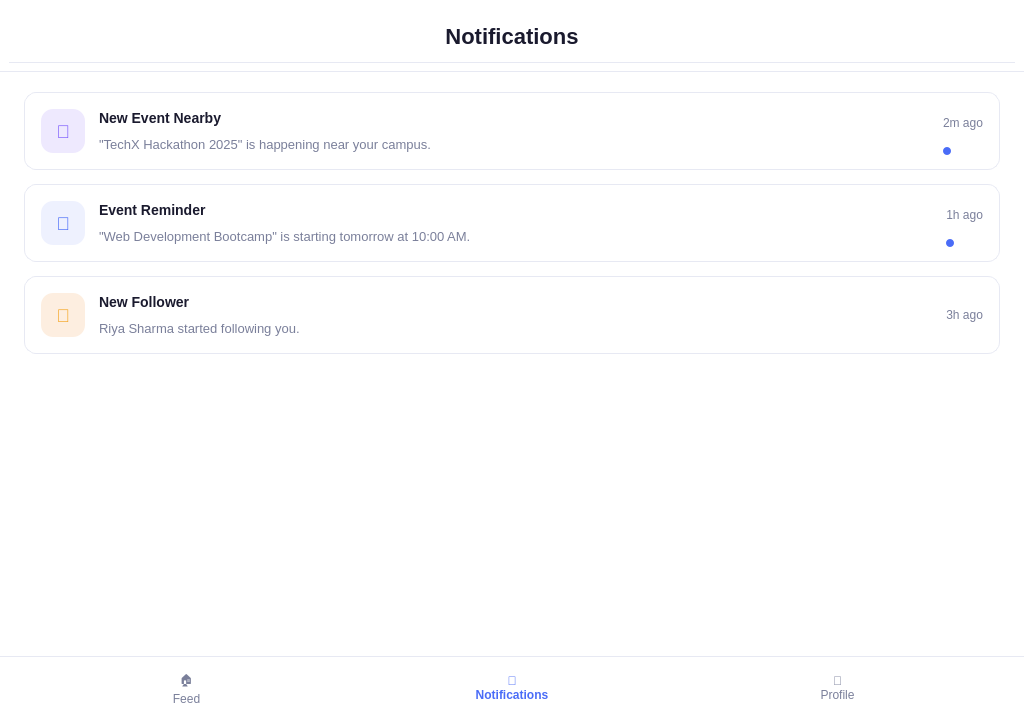
<?xml version="1.0" encoding="UTF-8"?>
<ui version="4.0">
 <class>NotificationsPage</class>
 <widget class="QWidget" name="NotificationsPage">
  <property name="geometry">
   <rect><x>0</x><y>0</y><width>1024</width><height>720</height></rect>
  </property>
  <property name="minimumSize">
   <size><width>800</width><height>600</height></size>
  </property>
  <property name="windowTitle">
   <string>CampusFeed - Notifications</string>
  </property>
  <property name="styleSheet">
   <string notr="true">background-color: #FFFFFF;</string>
  </property>

  <layout class="QVBoxLayout" name="rootLayout">
   <property name="spacing"><number>0</number></property>
   <property name="leftMargin"><number>0</number></property>
   <property name="topMargin"><number>0</number></property>
   <property name="rightMargin"><number>0</number></property>
   <property name="bottomMargin"><number>0</number></property>

   <!-- ===================== HEADER ===================== -->
   <item>
    <widget class="QFrame" name="headerFrame">
     <property name="minimumSize"><size><width>0</width><height>72</height></size></property>
     <property name="maximumSize"><size><width>16777215</width><height>72</height></size></property>
     <property name="styleSheet">
      <string notr="true">border-bottom: 1px solid #E7E9F3;</string>
     </property>
     <layout class="QVBoxLayout" name="headerLayout">
      <item>
       <widget class="QLabel" name="titleLabel">
        <property name="text"><string>Notifications</string></property>
        <property name="alignment"><set>Qt::AlignCenter</set></property>
        <property name="styleSheet">
         <string notr="true">font-size: 22px; font-weight: 700; color: #1A1A2E;</string>
        </property>
       </widget>
      </item>
     </layout>
    </widget>
   </item>

   <!-- ===================== SCROLL AREA (notification list) ===================== -->
   <item>
    <widget class="QScrollArea" name="scrollArea">
     <property name="frameShape"><enum>QFrame::NoFrame</enum></property>
     <property name="widgetResizable"><bool>true</bool></property>
     <property name="styleSheet">
      <string notr="true">QScrollArea { border: none; background: transparent; }</string>
     </property>
     <widget class="QWidget" name="scrollAreaWidgetContents">
      <property name="geometry"><rect><x>0</x><y>0</y><width>984</width><height>640</height></rect></property>
      <property name="styleSheet"><string notr="true">background-color: #FFFFFF;</string></property>

      <layout class="QVBoxLayout" name="cardsLayout">
       <property name="spacing"><number>14</number></property>
       <property name="leftMargin"><number>24</number></property>
       <property name="topMargin"><number>20</number></property>
       <property name="rightMargin"><number>24</number></property>
       <property name="bottomMargin"><number>20</number></property>

       <!-- ============ CARD 1 : New Event Nearby ============ -->
       <item>
        <widget class="QFrame" name="cardEventNearby">
         <property name="minimumSize"><size><width>0</width><height>78</height></size></property>
         <property name="styleSheet">
          <string notr="true">QFrame#cardEventNearby { background-color: #FFFFFF; border: 1px solid #E7E9F3; border-radius: 12px; }</string>
         </property>
         <layout class="QHBoxLayout" name="cardEventNearbyLayout">
          <property name="spacing"><number>14</number></property>
          <property name="leftMargin"><number>16</number></property>
          <property name="topMargin"><number>14</number></property>
          <property name="rightMargin"><number>16</number></property>
          <property name="bottomMargin"><number>14</number></property>

          <item>
           <widget class="QLabel" name="iconEventNearby">
            <property name="minimumSize"><size><width>44</width><height>44</height></size></property>
            <property name="maximumSize"><size><width>44</width><height>44</height></size></property>
            <property name="text"><string>📅</string></property>
            <property name="alignment"><set>Qt::AlignCenter</set></property>
            <property name="styleSheet">
             <string notr="true">background-color: #EEE9FE; color: #7C5CFC; border-radius: 12px; font-size: 18px;</string>
            </property>
           </widget>
          </item>

          <item>
           <layout class="QVBoxLayout" name="textColEventNearby">
            <property name="spacing"><number>4</number></property>
            <item>
             <widget class="QLabel" name="titleEventNearby">
              <property name="text"><string>New Event Nearby</string></property>
              <property name="styleSheet"><string notr="true">font-size: 14px; font-weight: 600; color: #1A1A2E;</string></property>
             </widget>
            </item>
            <item>
             <widget class="QLabel" name="descEventNearby">
              <property name="text"><string>"TechX Hackathon 2025" is happening near your campus.</string></property>
              <property name="wordWrap"><bool>true</bool></property>
              <property name="styleSheet"><string notr="true">font-size: 13px; color: #7A7F9A;</string></property>
             </widget>
            </item>
           </layout>
          </item>

          <item>
           <layout class="QVBoxLayout" name="rightColEventNearby">
            <property name="spacing"><number>8</number></property>
            <item>
             <widget class="QLabel" name="timeEventNearby">
              <property name="text"><string>2m ago</string></property>
              <property name="alignment"><set>Qt::AlignRight|Qt::AlignVCenter</set></property>
              <property name="styleSheet"><string notr="true">font-size: 12px; color: #7A7F9A;</string></property>
             </widget>
            </item>
            <item>
             <widget class="QLabel" name="dotEventNearby">
              <property name="minimumSize"><size><width>8</width><height>8</height></size></property>
              <property name="maximumSize"><size><width>8</width><height>8</height></size></property>
              <property name="styleSheet"><string notr="true">background-color: #4A6CF7; border-radius: 4px;</string></property>
              <property name="alignment"><set>Qt::AlignRight|Qt::AlignVCenter</set></property>
             </widget>
            </item>
           </layout>
          </item>

         </layout>
        </widget>
       </item>

       <!-- ============ CARD 2 : Event Reminder ============ -->
       <item>
        <widget class="QFrame" name="cardEventReminder">
         <property name="minimumSize"><size><width>0</width><height>78</height></size></property>
         <property name="styleSheet">
          <string notr="true">QFrame#cardEventReminder { background-color: #FFFFFF; border: 1px solid #E7E9F3; border-radius: 12px; }</string>
         </property>
         <layout class="QHBoxLayout" name="cardEventReminderLayout">
          <property name="spacing"><number>14</number></property>
          <property name="leftMargin"><number>16</number></property>
          <property name="topMargin"><number>14</number></property>
          <property name="rightMargin"><number>16</number></property>
          <property name="bottomMargin"><number>14</number></property>

          <item>
           <widget class="QLabel" name="iconEventReminder">
            <property name="minimumSize"><size><width>44</width><height>44</height></size></property>
            <property name="maximumSize"><size><width>44</width><height>44</height></size></property>
            <property name="text"><string>🔔</string></property>
            <property name="alignment"><set>Qt::AlignCenter</set></property>
            <property name="styleSheet">
             <string notr="true">background-color: #EEF1FE; color: #4A6CF7; border-radius: 12px; font-size: 18px;</string>
            </property>
           </widget>
          </item>

          <item>
           <layout class="QVBoxLayout" name="textColEventReminder">
            <property name="spacing"><number>4</number></property>
            <item>
             <widget class="QLabel" name="titleEventReminder">
              <property name="text"><string>Event Reminder</string></property>
              <property name="styleSheet"><string notr="true">font-size: 14px; font-weight: 600; color: #1A1A2E;</string></property>
             </widget>
            </item>
            <item>
             <widget class="QLabel" name="descEventReminder">
              <property name="text"><string>"Web Development Bootcamp" is starting tomorrow at 10:00 AM.</string></property>
              <property name="wordWrap"><bool>true</bool></property>
              <property name="styleSheet"><string notr="true">font-size: 13px; color: #7A7F9A;</string></property>
             </widget>
            </item>
           </layout>
          </item>

          <item>
           <layout class="QVBoxLayout" name="rightColEventReminder">
            <property name="spacing"><number>8</number></property>
            <item>
             <widget class="QLabel" name="timeEventReminder">
              <property name="text"><string>1h ago</string></property>
              <property name="alignment"><set>Qt::AlignRight|Qt::AlignVCenter</set></property>
              <property name="styleSheet"><string notr="true">font-size: 12px; color: #7A7F9A;</string></property>
             </widget>
            </item>
            <item>
             <widget class="QLabel" name="dotEventReminder">
              <property name="minimumSize"><size><width>8</width><height>8</height></size></property>
              <property name="maximumSize"><size><width>8</width><height>8</height></size></property>
              <property name="styleSheet"><string notr="true">background-color: #4A6CF7; border-radius: 4px;</string></property>
              <property name="alignment"><set>Qt::AlignRight|Qt::AlignVCenter</set></property>
             </widget>
            </item>
           </layout>
          </item>

         </layout>
        </widget>
       </item>

       <!-- ============ CARD 3 : New Follower (read / no unread dot) ============ -->
       <item>
        <widget class="QFrame" name="cardNewFollower">
         <property name="minimumSize"><size><width>0</width><height>78</height></size></property>
         <property name="styleSheet">
          <string notr="true">QFrame#cardNewFollower { background-color: #FFFFFF; border: 1px solid #E7E9F3; border-radius: 12px; }</string>
         </property>
         <layout class="QHBoxLayout" name="cardNewFollowerLayout">
          <property name="spacing"><number>14</number></property>
          <property name="leftMargin"><number>16</number></property>
          <property name="topMargin"><number>14</number></property>
          <property name="rightMargin"><number>16</number></property>
          <property name="bottomMargin"><number>14</number></property>

          <item>
           <widget class="QLabel" name="iconNewFollower">
            <property name="minimumSize"><size><width>44</width><height>44</height></size></property>
            <property name="maximumSize"><size><width>44</width><height>44</height></size></property>
            <property name="text"><string>👤</string></property>
            <property name="alignment"><set>Qt::AlignCenter</set></property>
            <property name="styleSheet">
             <string notr="true">background-color: #FDEEE0; color: #F5A623; border-radius: 12px; font-size: 18px;</string>
            </property>
           </widget>
          </item>

          <item>
           <layout class="QVBoxLayout" name="textColNewFollower">
            <property name="spacing"><number>4</number></property>
            <item>
             <widget class="QLabel" name="titleNewFollower">
              <property name="text"><string>New Follower</string></property>
              <property name="styleSheet"><string notr="true">font-size: 14px; font-weight: 600; color: #1A1A2E;</string></property>
             </widget>
            </item>
            <item>
             <widget class="QLabel" name="descNewFollower">
              <property name="text"><string>Riya Sharma started following you.</string></property>
              <property name="wordWrap"><bool>true</bool></property>
              <property name="styleSheet"><string notr="true">font-size: 13px; color: #7A7F9A;</string></property>
             </widget>
            </item>
           </layout>
          </item>

          <item>
           <layout class="QVBoxLayout" name="rightColNewFollower">
            <property name="spacing"><number>8</number></property>
            <item>
             <widget class="QLabel" name="timeNewFollower">
              <property name="text"><string>3h ago</string></property>
              <property name="alignment"><set>Qt::AlignRight|Qt::AlignVCenter</set></property>
              <property name="styleSheet"><string notr="true">font-size: 12px; color: #7A7F9A;</string></property>
             </widget>
            </item>
            <!-- no unread dot here: this one is already read -->
           </layout>
          </item>

         </layout>
        </widget>
       </item>

       <!-- ============ Stretch: pushes cards to the top when list is short ============ -->
       <item>
        <spacer name="cardsBottomSpacer">
         <property name="orientation"><enum>Qt::Vertical</enum></property>
         <property name="sizeHint"><size><width>20</width><height>40</height></size></property>
        </spacer>
       </item>

      </layout>
     </widget>
    </widget>
   </item>

   <!-- ===================== BOTTOM NAVIGATION ===================== -->
   <item>
    <widget class="QFrame" name="bottomNavFrame">
     <property name="minimumSize"><size><width>0</width><height>64</height></size></property>
     <property name="maximumSize"><size><width>16777215</width><height>64</height></size></property>
     <property name="styleSheet">
      <string notr="true">background-color: #FFFFFF; border-top: 1px solid #E7E9F3;</string>
     </property>
     <layout class="QHBoxLayout" name="bottomNavLayout">
      <property name="spacing"><number>0</number></property>
      <property name="leftMargin"><number>24</number></property>
      <property name="topMargin"><number>0</number></property>
      <property name="rightMargin"><number>24</number></property>
      <property name="bottomMargin"><number>0</number></property>

      <item>
       <widget class="QPushButton" name="navFeedButton">
        <property name="minimumSize"><size><width>0</width><height>56</height></size></property>
        <property name="cursor"><cursorShape>PointingHandCursor</cursorShape></property>
        <property name="text"><string>🏠
Feed</string></property>
        <property name="flat"><bool>true</bool></property>
        <property name="checkable"><bool>true</bool></property>
        <property name="styleSheet">
         <string notr="true">QPushButton { background: transparent; border: none; font-size: 12px; color: #7A7F9A; }</string>
        </property>
       </widget>
      </item>

      <item>
       <widget class="QPushButton" name="navNotificationsButton">
        <property name="minimumSize"><size><width>0</width><height>56</height></size></property>
        <property name="cursor"><cursorShape>PointingHandCursor</cursorShape></property>
        <property name="text"><string>🔔
Notifications</string></property>
        <property name="flat"><bool>true</bool></property>
        <property name="checkable"><bool>true</bool></property>
        <property name="checked"><bool>true</bool></property>
        <property name="styleSheet">
         <string notr="true">QPushButton { background: transparent; border: none; font-size: 12px; font-weight: 600; color: #4A6CF7; }</string>
        </property>
       </widget>
      </item>

      <item>
       <widget class="QPushButton" name="navProfileButton">
        <property name="minimumSize"><size><width>0</width><height>56</height></size></property>
        <property name="cursor"><cursorShape>PointingHandCursor</cursorShape></property>
        <property name="text"><string>👤
Profile</string></property>
        <property name="flat"><bool>true</bool></property>
        <property name="checkable"><bool>true</bool></property>
        <property name="styleSheet">
         <string notr="true">QPushButton { background: transparent; border: none; font-size: 12px; color: #7A7F9A; }</string>
        </property>
       </widget>
      </item>

     </layout>
    </widget>
   </item>

  </layout>
 </widget>
 <resources/>
 <connections/>
</ui>
